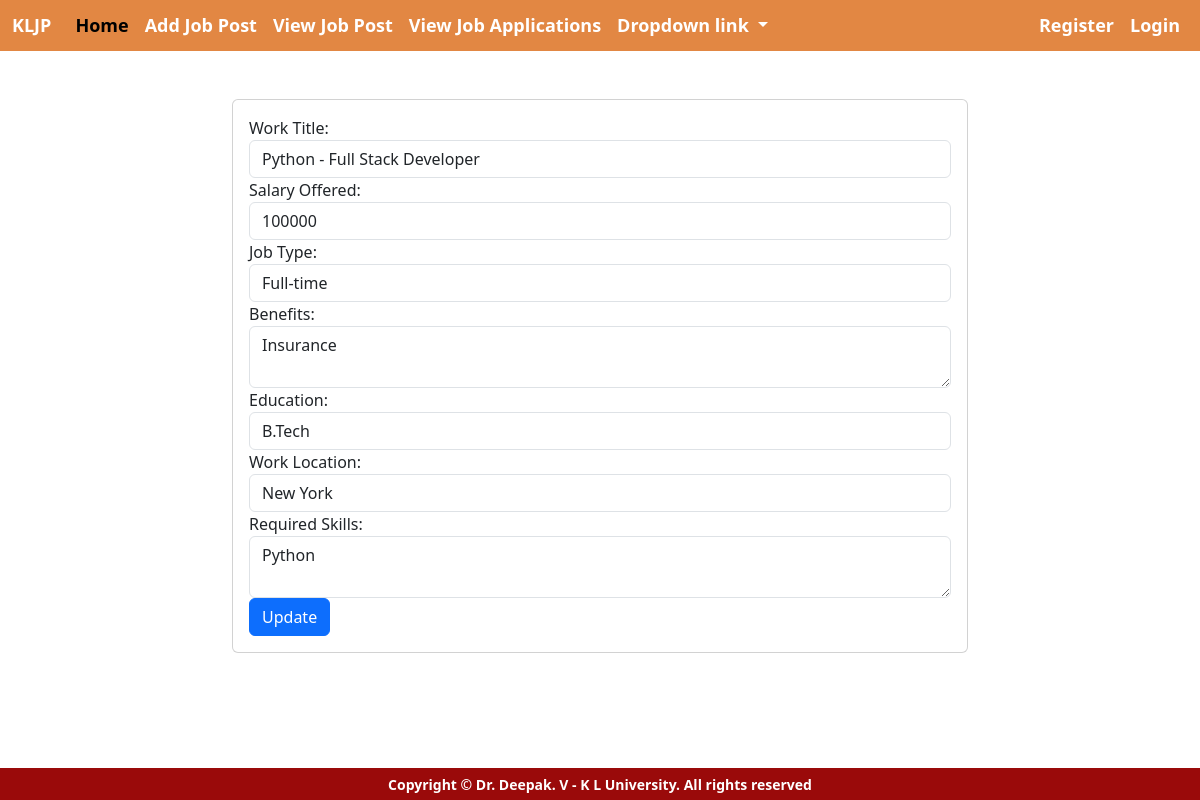
The page /employerapp/edit/1/ on the database its author committed.
### employerapp/models.py (models this page shows, shortened)
class JobDetails(models.Model):
    work_title = models.CharField(max_length=255)
    salary_offered = models.CharField(max_length=255)
    JOB_TYPES = [
        ('fulltime','Full-time'),
        ('parttime','Part-time'),
        ('contract','Contract'),
    ]
    job_type = models.CharField(max_length=20, choices=JOB_TYPES)
    benefits = models.TextField()
    education = models.CharField(max_length=255)
    work_location = models.CharField(max_length=255)
    required_skills = models.TextField()

### employerapp/views.py (the view, shortened to what this page needs)
# urls.py: path('edit/<int:job_id>/', views.edit_job_details, name='edit_job_details'),
def edit_job_details(request, job_id):
    job_details = get_object_or_404(JobDetails, id=job_id)
    return render(request, 'employerapp/edit_job_details.html', {'job_details':job_details})

### templates/employerapp/edit_job_details.html (shortened to what this page needs)
{% extends 'Navbar/employernavbar.html' %}
{% load static %}
{% block body %}
<div class="container mt-5">
    <div class="row justify-content-center">
        <div class="col-md-8">
            <div class="card">
                <div class="card-body">
                    <form method="post" action="#">
                        <div class="form-group">
                            <label for="workTitle">Work Title:</label>
                            <input type="text" class="form-control" name="workTitle" value="{{ job_details.work_title }}" required>
                        </div>
                        <div class="form-group">
                            <label for="salaryOffered">Salary Offered:</label>
                            <input type="text" class="form-control" name="salaryOffered" value="{{ job_details.salary_offered }}" required>
                        </div>
                        <div class="form-group">
                            <label for="jobType">Job Type:</label>
                            <select class="form-control" name="jobType" required>
                                <option value="fullTime" {% if job_details.job_type == 'fullTime' %}selected{% endif %}>Full-time</option>
                            </select>
                        </div>
                        <div class="form-group">
                            <label for="benefits">Benefits:</label>
                            <textarea class="form-control" name="benefits" required>{{ job_details.benefits }}</textarea>
                        </div>
                        <div class="form-group">
                            <label for="education">Education:</label>
                            <input type="text" class="form-control" name="education" value="{{ job_details.education }}" required>
                        </div>
                        <div class="form-group">
                            <label for="workLocation">Work Location:</label>
                            <input type="text" class="form-control" name="workLocation" value="{{ job_details.work_location }}" required>
                        </div>
                        <div class="form-group">
                            <label for="requiredSkills">Required Skills:</label>
                            <textarea class="form-control" name="requiredSkills" required>{{ job_details.required_skills }}</textarea>
                        </div>
                        <button type="submit" class="btn btn-primary">Update</button>
                    </form>
                </div>
            </div>
        </div>
    </div>
</div>
{% endblock %}

### rows shown on the page
JobDetails: workTitle "Python - Full Stack Developer", salaryOffered "100000", jobType "Full-time", benefits "Insurance", education "B.Tech", workLocation "New York", requiredSkills "Python"
